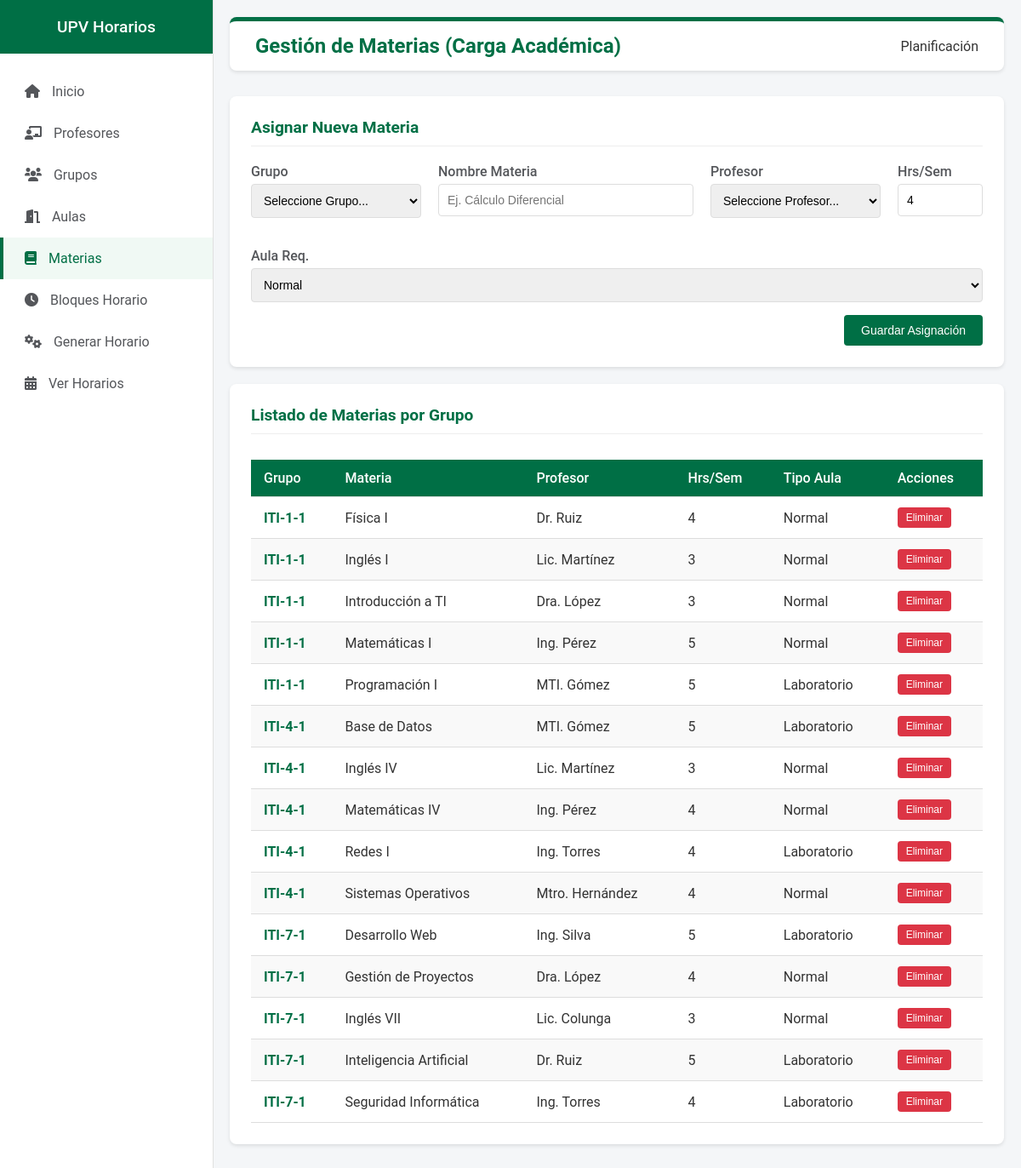
The app's page /materias.php with its own data.
### tables this page shows
CREATE TABLE `materias` (
  `id_materia` INT NOT NULL AUTO_INCREMENT,
  `nombre_materia` VARCHAR(100) NOT NULL,
  `id_grupo` INT NOT NULL,
  `id_profesor` INT NOT NULL,
  `horas_semana` INT NOT NULL DEFAULT 4 COMMENT 'Número de bloques necesarios',
  `tipo_aula_requerida` ENUM('Normal', 'Laboratorio', 'Taller') DEFAULT 'Normal',
  PRIMARY KEY (`id_materia`),
  CONSTRAINT `fk_materias_grupo`
    FOREIGN KEY (`id_grupo`)
    REFERENCES `grupos` (`id_grupo`)
    ON DELETE CASCADE,
  CONSTRAINT `fk_materias_profesor`
    FOREIGN KEY (`id_profesor`)
    REFERENCES `profesores` (`id_profesor`)
    ON DELETE CASCADE
);

CREATE TABLE `grupos` (
  `id_grupo` INT NOT NULL AUTO_INCREMENT,
  `nombre_grupo` VARCHAR(50) NOT NULL COMMENT 'Ej. ITI 1-1',
  `semestre` INT NOT NULL,
  `turno` ENUM('Matutino', 'Vespertino', 'Mixto') NOT NULL DEFAULT 'Matutino',
  `num_alumnos` INT DEFAULT 30,
  PRIMARY KEY (`id_grupo`)
);

CREATE TABLE `profesores` (
  `id_profesor` INT NOT NULL AUTO_INCREMENT,
  `nombre` VARCHAR(100) NOT NULL,
  `abreviatura` VARCHAR(20) NOT NULL COMMENT 'Ej. MTI Pérez',
  `max_horas_semana` INT DEFAULT 40,
  `max_horas_dia` INT DEFAULT 8,
  `created_at` TIMESTAMP DEFAULT CURRENT_TIMESTAMP,
  PRIMARY KEY (`id_profesor`)
);

### materias.php (the view, shortened to what this page needs)
<?php
require_once 'config/db.php';
$sql = "SELECT m.*, g.nombre_grupo, p.abreviatura as nombre_profesor
        FROM materias m
        JOIN grupos g ON m.id_grupo = g.id_grupo
        JOIN profesores p ON m.id_profesor = p.id_profesor
        ORDER BY g.nombre_grupo, m.nombre_materia";
$materias = $pdo->query($sql)->fetchAll();
require_once 'views/layout/header.php';
require_once 'views/layout/sidebar.php';
?>
<div class="main-content">
    <div class="header">
        <h1>Gestión de Materias (Carga Académica)</h1>
        <div><span>Planificación</span></div>
    </div>
    <div class="card">
        <div class="card-header">
            <h2 class="card-title">Asignar Nueva Materia</h2>
        </div>
        <form method="POST" action="">
            <div style="display: flex; gap: 20px; flex-wrap: wrap;">
                <div class="form-group" style="flex: 1; min-width: 200px;">
                    <label>Grupo</label>
                    <select name="id_grupo" class="form-control" required>
                        <option value="">Seleccione Grupo...</option>
                    </select>
                </div>
                <div class="form-group" style="flex: 2; min-width: 300px;">
                    <label>Nombre Materia</label>
                    <input type="text" name="nombre_materia" class="form-control" required placeholder="Ej. Cálculo Diferencial">
                </div>
                <div class="form-group" style="flex: 1; min-width: 200px;">
                    <label>Profesor</label>
                    <select name="id_profesor" class="form-control" required>
                        <option value="">Seleccione Profesor...</option>
                    </select>
                </div>
                <div class="form-group" style="flex: 0 0 100px;">
                    <label>Hrs/Sem</label>
                    <input type="number" name="horas_semana" class="form-control" value="4" min="1" max="10">
                </div>
                <div class="form-group" style="flex: 1; min-width: 150px;">
                    <label>Aula Req.</label>
                    <select name="tipo_aula_requerida" class="form-control">
                        <option value="Normal">Normal</option>
                    </select>
                </div>
            </div>
            <div class="text-right">
                <button type="submit" class="btn btn-primary">Guardar Asignación</button>
            </div>
        </form>
    </div>
    <div class="card">
        <div class="card-header">
            <h2 class="card-title">Listado de Materias por Grupo</h2>
        </div>
        <div class="table-container">
            <table class="table">
                <thead>
                    <tr>
                        <th>Grupo</th>
                        <th>Materia</th>
                        <th>Profesor</th>
                        <th>Hrs/Sem</th>
                        <th>Tipo Aula</th>
                        <th>Acciones</th>
                    </tr>
                </thead>
                <tbody>
                    <?php foreach ($materias as $m): ?>
                    <tr>
                        <td style="font-weight: bold; color: var(--upv-green);"><?php echo htmlspecialchars($m['nombre_grupo']); ?></td>
                        <td><?php echo htmlspecialchars($m['nombre_materia']); ?></td>
                        <td><?php echo htmlspecialchars($m['nombre_profesor']); ?></td>
                        <td><?php echo $m['horas_semana']; ?></td>
                        <td><?php echo $m['tipo_aula_requerida']; ?></td>
                        <td>
                            <form method="POST" style="display:inline;" onsubmit="return confirm('¿Eliminar materia?');">
                                <button type="submit" class="btn btn-sm btn-danger">Eliminar</button>
                            </form>
                        </td>
                    </tr>
                    <?php endforeach; ?>
                </tbody>
            </table>
        </div>
    </div>
</div>
<?php require_once 'views/layout/footer.php'; ?>

### assets/css/styles.css (style rules this page uses)
:root { --upv-green: #006F45; --upv-dark-green: #004d30; --upv-gray: #54565A; --upv-light-gray: #F4F6F8; --upv-accent: #8DC63F; --white: #FFFFFF; --text-color: #333333; --border-radius: 8px; --shadow: 0 2px 4px rgba(0,0,0,0.1); }
body { font-family: 'Roboto', 'Segoe UI', Tahoma, Geneva, Verdana, sans-serif; background-color: var(--upv-light-gray); color: var(--text-color); margin: 0; padding: 0; display: flex; min-height: 100vh; }
.main-content { flex: 1; margin-left: 250px; padding: 20px; }
.header { background-color: var(--white); padding: 15px 30px; border-radius: var(--border-radius); box-shadow: var(--shadow); margin-bottom: 30px; display: flex; justify-content: space-between; align-items: center; border-top: 5px solid var(--upv-green); }
.header h1 { margin: 0; font-size: 1.5rem; color: var(--upv-green); }
.card { background-color: var(--white); border-radius: var(--border-radius); box-shadow: var(--shadow); padding: 25px; margin-bottom: 20px; }
.card-header { margin-bottom: 20px; border-bottom: 1px solid #eee; padding-bottom: 10px; display: flex; justify-content: space-between; align-items: center; }
.card-title { margin: 0; color: var(--upv-green); font-size: 1.2rem; }
.form-group { margin-bottom: 15px; }
.form-group label { display: block; margin-bottom: 5px; color: var(--upv-gray); font-weight: 500; }
.form-control { width: 100%; padding: 10px; border: 1px solid #ddd; border-radius: 4px; font-size: 14px; box-sizing: border-box; }
.btn { padding: 10px 20px; border: none; border-radius: 4px; cursor: pointer; font-size: 14px; transition: background 0.3s; text-decoration: none; display: inline-block; }
.btn-primary { background-color: var(--upv-green); color: var(--white); }
.btn-danger { background-color: #dc3545; color: white; }
.btn-sm { padding: 5px 10px; font-size: 12px; }
.table-container { overflow-x: auto; }
.table { width: 100%; border-collapse: collapse; margin-top: 10px; }
.table th, .table td { padding: 12px 15px; text-align: left; border-bottom: 1px solid #ddd; }
.table th { background-color: var(--upv-green); color: var(--white); font-weight: 500; }
.table tr:nth-child(even) { background-color: #f9f9f9; }
.text-right { text-align: right; }

### records on screen
materias: id_grupo.nombre_grupo "ITI-1-1", nombre_materia "Física I", id_profesor.abreviatura "Dr. Ruiz", horas_semana "4", tipo_aula_requerida "Normal"
materias: id_grupo.nombre_grupo "ITI-1-1", nombre_materia "Inglés I", id_profesor.abreviatura "Lic. Martínez", horas_semana "3", tipo_aula_requerida "Normal"
materias: id_grupo.nombre_grupo "ITI-1-1", nombre_materia "Introducción a TI", id_profesor.abreviatura "Dra. López", horas_semana "3", tipo_aula_requerida "Normal"
materias: id_grupo.nombre_grupo "ITI-1-1", nombre_materia "Matemáticas I", id_profesor.abreviatura "Ing. Pérez", horas_semana "5", tipo_aula_requerida "Normal"
materias: id_grupo.nombre_grupo "ITI-1-1", nombre_materia "Programación I", id_profesor.abreviatura "MTI. Gómez", horas_semana "5", tipo_aula_requerida "Laboratorio"
materias: id_grupo.nombre_grupo "ITI-4-1", nombre_materia "Base de Datos", id_profesor.abreviatura "MTI. Gómez", horas_semana "5", tipo_aula_requerida "Laboratorio"
materias: id_grupo.nombre_grupo "ITI-4-1", nombre_materia "Inglés IV", id_profesor.abreviatura "Lic. Martínez", horas_semana "3", tipo_aula_requerida "Normal"
materias: id_grupo.nombre_grupo "ITI-4-1", nombre_materia "Matemáticas IV", id_profesor.abreviatura "Ing. Pérez", horas_semana "4", tipo_aula_requerida "Normal"
materias: id_grupo.nombre_grupo "ITI-4-1", nombre_materia "Redes I", id_profesor.abreviatura "Ing. Torres", horas_semana "4", tipo_aula_requerida "Laboratorio"
materias: id_grupo.nombre_grupo "ITI-4-1", nombre_materia "Sistemas Operativos", id_profesor.abreviatura "Mtro. Hernández", horas_semana "4", tipo_aula_requerida "Normal"
materias: id_grupo.nombre_grupo "ITI-7-1", nombre_materia "Desarrollo Web", id_profesor.abreviatura "Ing. Silva", horas_semana "5", tipo_aula_requerida "Laboratorio"
materias: id_grupo.nombre_grupo "ITI-7-1", nombre_materia "Gestión de Proyectos", id_profesor.abreviatura "Dra. López", horas_semana "4", tipo_aula_requerida "Normal"
materias: id_grupo.nombre_grupo "ITI-7-1", nombre_materia "Inglés VII", id_profesor.abreviatura "Lic. Colunga", horas_semana "3", tipo_aula_requerida "Normal"
materias: id_grupo.nombre_grupo "ITI-7-1", nombre_materia "Inteligencia Artificial", id_profesor.abreviatura "Dr. Ruiz", horas_semana "5", tipo_aula_requerida "Laboratorio"
materias: id_grupo.nombre_grupo "ITI-7-1", nombre_materia "Seguridad Informática", id_profesor.abreviatura "Ing. Torres", horas_semana "4", tipo_aula_requerida "Laboratorio"
